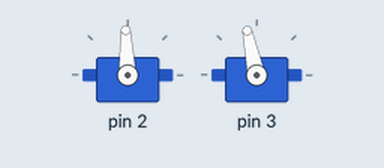
Bench run of a sketch on a simulated Arduino Uno, built with avr-gcc and run on an emulated ATmega328P. On the bench: 2 × servo.

Above: at 0.05 s.
At 2.45 s:
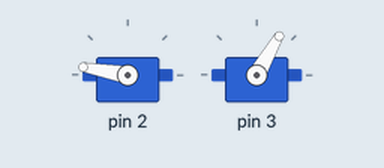
At 4.9 s:
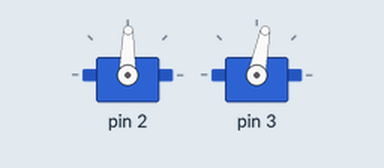
At 9.75 s:
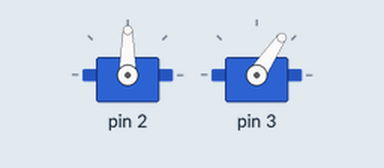
Timing chart, 0 to 12.7 s (numbered marks = the images above):
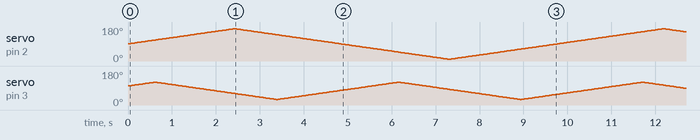

The sketch:

servomotors.ino
```cpp
#include <Servo.h>
Servo servos[2]; //servos[0] and servos[1]

void setup() {
  // put your setup code here, to run once:
  for (int i = 0; i < 2; i++){
    servos[i].attach(i+2);
  }
}

int deg[2] = {90,100};
int incr[2] = {1,1};
int startpos[2] = {10,30};
int endpos[2] = {170,120};

void loop() {
  for (int i = 0; i < 2; i++){
    deg[i] += incr[i];
    if ( deg[i] > endpos[i] or deg[i] < startpos[i]){
      incr[i] = -1;
    }
    if ( deg[i] < startpos[i]){
      incr[i] = -incr[i];
    }
    servos[i].write(deg[i]);
  }
  delay(30);
}
```
